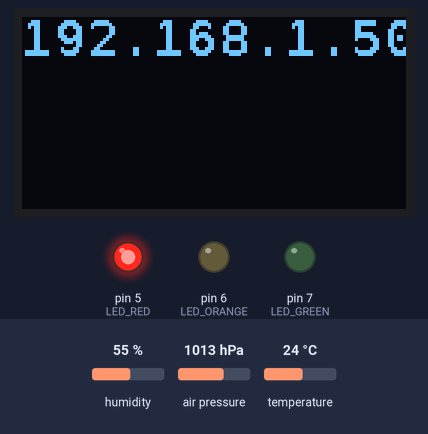
This sketch was run on a simulated Arduino Uno, built with avr-gcc and run on an emulated ATmega328P. Parts: 128×64 one-colour display, output pins drawn as LEDs (lit = HIGH). The test bench sets the inputs (shaded band); at power-on: humidity 55 %, air pressure 1013 hPa, temperature 24 °C. WiFi joins after 1.5 s; servers stay silent unless stated; uploads are accepted with an empty reply.

Above: at 1.6 s.
At 4.6 s:
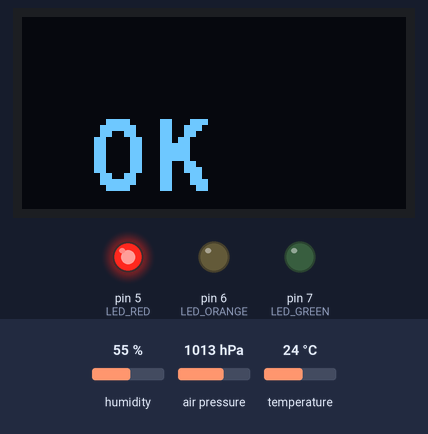
At 9.6 s:
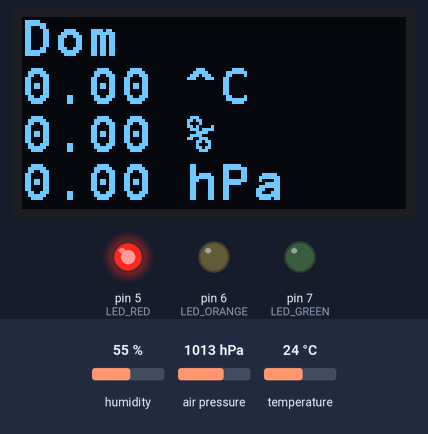
At 21.8 s:
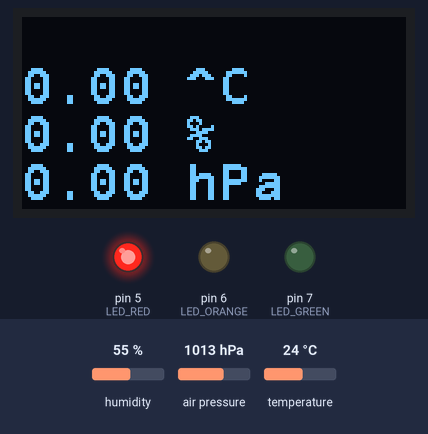
At 31.4 s:
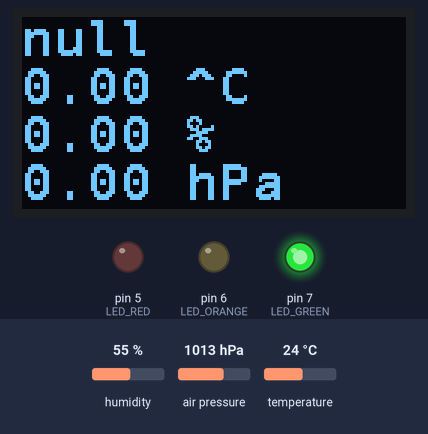
At 34.4 s:
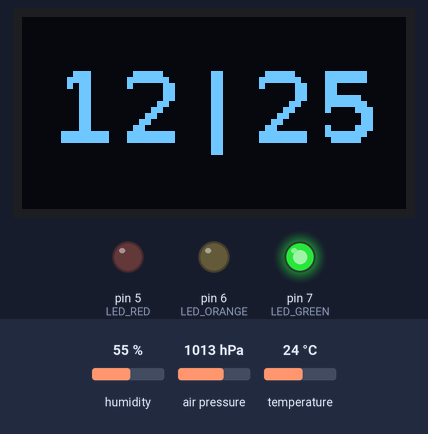
Timing chart, 0 to 35.9 s (numbered marks = the images above):
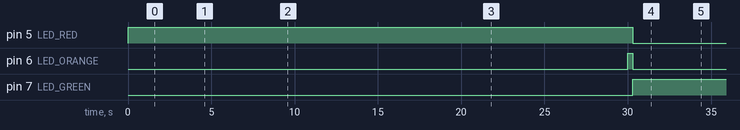

The sketch:

Stacja_Pogodowa.ino
```cpp
#include <Adafruit_Sensor.h>
#include <Adafruit_BME280.h>
#include <SPI.h>
#include <Ethernet.h>
#include <EthernetUdp.h>
#include <ArduinoJson.h>
#include <Wire.h>
#include "SSD1306AsciiWire.h"

#define CZAS_LETNI

#define LED_RED 5
#define LED_ORANGE 6
#define LED_GREEN 7
#define I2C_ADDRESS 0x3C
SSD1306AsciiWire oled;
Adafruit_BME280 bme;
byte mac[] = { 0xDE, 0xAD, 0xBE, 0xEF, 0xFE, 0xED };
IPAddress ip(192, 168, 1, 20);
EthernetClient client;
EthernetUDP Udp;

const String APIKEY = "TWÓJ API KEY";
const String CityID = "ID TWOJEGO MIASTA";
const String servername = "api.openweathermap.org";
const unsigned int localPort = 8888;
const char timeServer[] = "0.pl.pool.ntp.org";
const int NTP_PACKET_SIZE = 48;
byte packetBuffer[NTP_PACKET_SIZE];

float temp;
float humi;
float press;
String city;
String result;
unsigned long poprzedni = 0;
unsigned long poprzedni_pom = 0;
unsigned long poprzedni_oled = 0;
unsigned long p_sekundy = 0;
const int przerwa = 30000;
const int pomiar = 3000;
const int przerwa_oled = 3000;
double sumatemp = 0;
double sumahumi = 0;
double sumapress = 0;
double tempavr = 0;
double humiavr = 0;
double pressavr = 0;
int ile_pom = 0;
int godziny;
int minuty;
int sekundy;
bool state_r = 1;
bool state_g = 0;
enum oled_state{DOM, MIASTO, CZAS};
oled_state oled_s = DOM;

void wyswietl_oled(oled_state stan);

void(*resetFunc) (void) = 0;

void setup() {
	pinMode(LED_GREEN, OUTPUT);
	pinMode(LED_ORANGE, OUTPUT);
	pinMode(LED_RED, OUTPUT);
	digitalWrite(LED_GREEN, state_g);
	digitalWrite(LED_ORANGE, LOW);
	digitalWrite(LED_RED, state_r);
	Wire.begin();
	Wire.setClock(400000L);
	//Serial.begin(9600);
	bme.begin(0x76);
	bme.setSampling(Adafruit_BME280::MODE_NORMAL,
		Adafruit_BME280::SAMPLING_X16, // temperature
		Adafruit_BME280::SAMPLING_X16, // pressure
		Adafruit_BME280::SAMPLING_X16, // humidity
		Adafruit_BME280::FILTER_X16,
		Adafruit_BME280::STANDBY_MS_0_5);
	oled.begin(&Adafruit128x64, I2C_ADDRESS);
	oled.setFont(fixed_bold10x15);
	oled.clear();
	if(Ethernet.begin(mac) == 0) {
		oled.println("NO DHCP\n5");
		delay(1000);
		oled.clear();
		oled.println("NO DHCP\n4");
		delay(1000);
		oled.clear();
		oled.println("NO DHCP\n3");
		delay(1000);
		oled.clear();
		oled.println("NO DHCP\n2");
		delay(1000);
		oled.clear();
		oled.println("NO DHCP\n1");
		delay(1000);
		resetFunc();
	}
	else {
		oled.clear();
		oled.println(Ethernet.localIP());
		delay(3000);
	}
	// Sprawdzenie poprawnoœci po³¹czeñ
	if (Ethernet.hardwareStatus() == EthernetNoHardware) {
		oled.clear();
		oled.println("NO SHIELD");
		while (true) {
			delay(1); //Nic nie rób
		}
	}
	Udp.begin(localPort);
	oled.clear();
	oled.set2X();
	oled.println("\n OK");
	oled.set1X();
	delay(5000);
}

void loop() {

	if (millis() - poprzedni_pom >= pomiar) {
		sumatemp = sumatemp + bme.readTemperature() - 2.5;
		sumahumi = sumahumi + bme.readHumidity();
		sumapress = sumapress + bme.readPressure();
		ile_pom++;
		poprzedni_pom = millis();
	}

	if (millis() - poprzedni_oled >= przerwa_oled) {
		wyswietl_oled(oled_s);
		poprzedni_oled = millis();
	}

	if (millis() - poprzedni >= przerwa) {
		tempavr = sumatemp / (float)ile_pom;
		humiavr = sumahumi / (float)ile_pom;
		pressavr = sumapress / ((float)ile_pom * 100.0);
		sumatemp = 0;
		sumahumi = 0;
		sumapress = 0;
		ile_pom = 0;

		if (getWeatherData() == 0) {
			state_g = 1;
			state_r = 0;
		}
		else {
			state_g = 0;
			state_r = 1;
		}
		digitalWrite(LED_GREEN, state_g);
		digitalWrite(LED_RED, state_r);
		sendNTPpacket(timeServer);
		delay(1000);
		if (Udp.parsePacket()) {
			Udp.readBytes(packetBuffer, NTP_PACKET_SIZE);
			unsigned long highWord = word(packetBuffer[40], packetBuffer[41]);
			unsigned long lowWord = word(packetBuffer[42], packetBuffer[43]);
			unsigned long secsSince1900 = highWord << 16 | lowWord;
			const unsigned long seventyYears = 2208988800UL;
			unsigned long epoch = secsSince1900 - seventyYears;
			epoch = epoch + 3600;
			#ifdef CZAS_LETNI
				epoch = epoch + 3600;
			#endif
			godziny = (epoch % 86400L) / 3600;
			minuty = (epoch % 3600) / 60;
			sekundy = epoch % 60;
		}
		poprzedni = millis();
	}
	if (millis() - p_sekundy >= 1000) {
		sekundy++;
		if (sekundy > 59) {
			minuty++;
			sekundy = 0;
			if (minuty > 59) {
				godziny++;
				minuty = 0;
				if (godziny > 23) {
					godziny = 0;
				}
			}
		}
		p_sekundy = millis();
	}
}

int getWeatherData()
{
	digitalWrite(LED_ORANGE, HIGH);
	if (client.connect(servername.c_str(), 80)) {
		result = "";
		client.println("GET /data/2.5/weather?id=" + CityID + "&units=metric&APPID=" + APIKEY);
		client.println("Host: " + servername);
		client.println("User-Agent: ArduinoWiFi/1.1");
		client.println("Connection: close");
		client.println();
		while (client.connected() && !client.available()) delay(1);
		while (client.connected() || client.available()) {
			char c = client.read();
			result = result + c;
		}
		client.stop();
		client.flush();
		result.replace('[', ' ');
		result.replace(']', ' ');
		char jsonArray[result.length() + 1];
		result.toCharArray(jsonArray, sizeof(jsonArray));
		jsonArray[result.length()] = '\0';
		StaticJsonBuffer<1024> json_buf;
		JsonObject &root = json_buf.parseObject(jsonArray);
		String location = root["name"];
		String country = root["sys"]["country"];
		float temperature = root["main"]["temp"];
		float humidity = root["main"]["humidity"];
		String weather = root["weather"]["main"];
		String description = root["weather"]["description"];
		float pressure = root["main"]["pressure"];
		temp = temperature;
		humi = humidity;
		press = pressure;
		city = location;
		digitalWrite(LED_ORANGE, LOW);
		return 0;
	}
	else {
		digitalWrite(LED_ORANGE, LOW);
		return -1;
	}

}

void wyswietl_oled(oled_state stan) {
	oled.clear();
	switch (stan) {
	case DOM:
		oled.println("Dom");
		oled.println(String(tempavr) + " ^C");
		oled.println(String(humiavr) + " %");
		oled.print(String(pressavr) + " hPa");
		oled_s = MIASTO;
		break;
	case MIASTO:
		oled.println(city);
		oled.println(String(temp) + " ^C");
		oled.println(String(humi) + " %");
		oled.print(String(press) + " hPa");
		oled_s = CZAS;
		break;
	case CZAS:
		oled.println();
		oled.print(" ");
		oled.set2X();
		if (godziny < 10) {
			oled.print("0");
			oled.print(godziny);
		}
		else {
			oled.print(godziny);
		}
		oled.print("|");
		if (minuty < 10) {
			oled.print("0");
		}
		oled.print(minuty);
		oled.set1X();
		oled_s = DOM;
		break;
	}
}

void sendNTPpacket(const char * address) {
	// set all bytes in the buffer to 0
	memset(packetBuffer, 0, NTP_PACKET_SIZE);
	// Initialize values needed to form NTP request
	// (see URL above for details on the packets)
	packetBuffer[0] = 0b11100011;   // LI, Version, Mode
	packetBuffer[1] = 0;     // Stratum, or type of clock
	packetBuffer[2] = 6;     // Polling Interval
	packetBuffer[3] = 0xEC;  // Peer Clock Precision
	// 8 bytes of zero for Root Delay & Root Dispersion
	packetBuffer[12] = 49;
	packetBuffer[13] = 0x4E;
	packetBuffer[14] = 49;
	packetBuffer[15] = 52;

	// all NTP fields have been given values, now
	// you can send a packet requesting a timestamp:
	Udp.beginPacket(address, 123); // NTP requests are to port 123
	Udp.write(packetBuffer, NTP_PACKET_SIZE);
	Udp.endPacket();
}
```

Measured:
- by itself, pin 5 (LED_RED): HIGH → LOW at 30.3 s
- by itself, pin 6 (LED_ORANGE): LOW → HIGH at 30.0 s, → LOW 0.31 s later
- by itself, pin 7 (LED_GREEN): LOW → HIGH at 30.3 s
- what the display in image 0 shows lasts 3.0 s, from 1.5 s to 4.5 s
- what the display in image 1 shows lasts 5.1 s, from 4.5 s to 9.6 s
